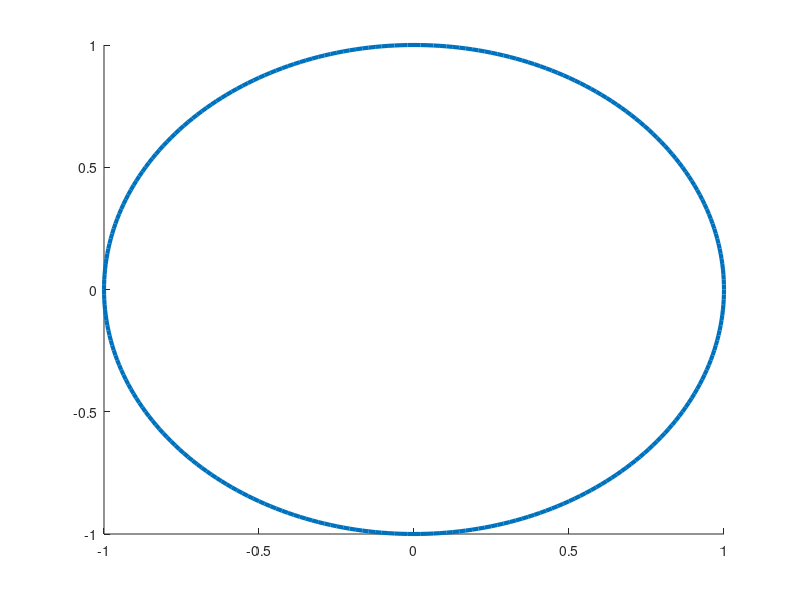

The MATLAB script that drew this image:
function h=draw_ellipse(ra,rb,ang,x0,y0,C,Nb)
% Ellipse adds ellipses to the current plot
%
% ELLIPSE(ra,rb,ang,x0,y0) adds an ellipse with semimajor axis of ra,
% a semimajor axis of radius rb, a semimajor axis of ang, centered at
% the point x0,y0.
%
% The length of ra, rb, and ang should be the same. 
% If ra is a vector of length L and x0,y0 scalars, L ellipses
% are added at point x0,y0.
% If ra is a scalar and x0,y0 vectors of length M, M ellipse are with the same 
% radii are added at the points x0,y0.
% If ra, x0, y0 are vectors of the same length L=M, M ellipses are added.
% If ra is a vector of length L and x0, y0 are  vectors of length
% M~=L, L*M ellipses are added, at each point x0,y0, L ellipses of radius ra.
%
% ELLIPSE(ra,rb,ang,x0,y0,C)
% adds ellipses of color C. C may be a string ('r','b',...) or the RGB value. 
% If no color is specified, it makes automatic use of the colors specified by 
% the axes ColorOrder property. For several circles C may be a vector.
%
% ELLIPSE(ra,rb,ang,x0,y0,C,Nb), Nb specifies the number of points
% used to draw the ellipse. The default value is 300. Nb may be used
% for each ellipse individually.
%
% h=ELLIPSE(...) returns the handles to the ellipses.
%
% as a sample of how ellipse works, the following produces a red ellipse
% tipped up at a 45 deg axis from the x axis
% ellipse(1,2,pi/8,1,1,'r')
%
% note that if ra=rb, ELLIPSE plots a circle
%

% written by D.G. Long, Brigham Young University, based on the
% CIRCLES.m original 
% written by Peter Blattner, Institute of Microtechnology, University of 
% Neuchatel, Switzerland, blattner@imt.unine.ch


% Check the number of input arguments 

if nargin<1,
  ra=[];
end;
if nargin<2,
  rb=[];
end;
if nargin<3,
  ang=[];
end;

%if nargin==1,
%  error('Not enough arguments');
%end;

if nargin<5,
  x0=[];
  y0=[];
end;
 
if nargin<6,
  C=[];
end

if nargin<7,
  Nb=[];
end

% set up the default values

if isempty(ra),ra=1;end;
if isempty(rb),rb=1;end;
if isempty(ang),ang=0;end;
if isempty(x0),x0=0;end;
if isempty(y0),y0=0;end;
if isempty(Nb),Nb=300;end;
if isempty(C),C=get(gca,'colororder');end;

% work on the variable sizes

x0=x0(:);
y0=y0(:);
ra=ra(:);
rb=rb(:);
ang=ang(:);
Nb=Nb(:);

if isstr(C),C=C(:);end;

if length(ra)~=length(rb),
  error('length(ra)~=length(rb)');
end;
if length(x0)~=length(y0),
  error('length(x0)~=length(y0)');
end;

% how many inscribed elllipses are plotted

if length(ra)~=length(x0)
  maxk=length(ra)*length(x0);
else
  maxk=length(ra);
end;

% drawing loop

for k=1:maxk
  
  if length(x0)==1
    xpos=x0;
    ypos=y0;
    radm=ra(k);
    radn=rb(k);
    if length(ang)==1
      an=ang;
    else
      an=ang(k);
    end;
  elseif length(ra)==1
    xpos=x0(k);
    ypos=y0(k);
    radm=ra;
    radn=rb;
    an=ang;
  elseif length(x0)==length(ra)
    xpos=x0(k);
    ypos=y0(k);
    radm=ra(k);
    radn=rb(k);
    an=ang(k)
  else
    rada=ra(fix((k-1)/size(x0,1))+1);
    radb=rb(fix((k-1)/size(x0,1))+1);
    an=ang(fix((k-1)/size(x0,1))+1);
    xpos=x0(rem(k-1,size(x0,1))+1);
    ypos=y0(rem(k-1,size(y0,1))+1);
  end;

  co=cos(an);
  si=sin(an);
  the=linspace(0,2*pi,Nb(rem(k-1,size(Nb,1))+1,:)+1);
%  x=radm*cos(the)*co-si*radn*sin(the)+xpos;
%  y=radm*cos(the)*si+co*radn*sin(the)+ypos;
  h(k)=line(radm*cos(the)*co-si*radn*sin(the)+xpos,radm*cos(the)*si+co*radn*sin(the)+ypos);
  set(h(k),'color',C(rem(k-1,size(C,1))+1,:),'linewidth',3);

end;

